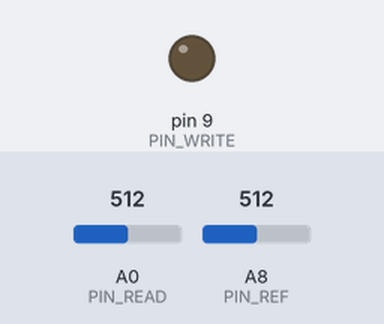
The sketch below on a simulated Arduino Mega 2560, built with avr-gcc and run on an emulated ATmega2560. Parts: output pins drawn as LEDs (lit = HIGH). Inputs (shaded band) come from the test bench; at power-on: A0 (PIN_READ) = 512, A8 (PIN_REF) = 512. What the sketch prints to the serial monitor is not drawn.

Above: at 1.2 s.
1.3 s: A0 (PIN_READ) set to 306
At 2.1 s:
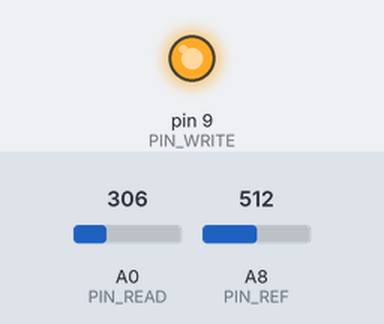
2.8 s: A8 (PIN_REF) set to 396
4.3 s: A8 (PIN_REF) set to 378
7.3 s: A8 (PIN_REF) set to 306
At 7.8 s:
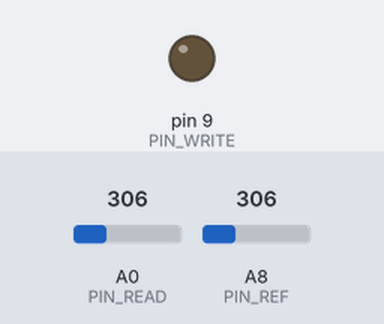
8.8 s: A8 (PIN_REF) set to 1023
At 10.2 s:
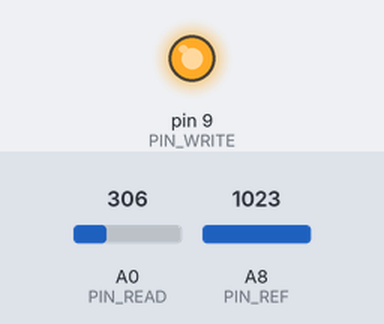
Timing chart, 0 to 11.8 s (numbered marks = the images above; inputs shaded):
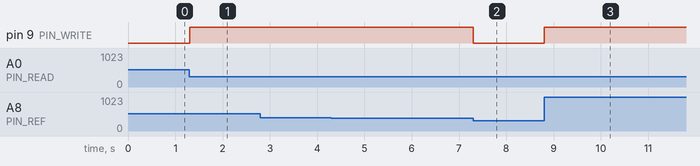

Measured:
- after the input at 1.3 s, pin 9 (PIN_WRITE): LOW → HIGH at once
- after the input at 7.3 s, pin 9 (PIN_WRITE): HIGH → LOW at once
- after the input at 8.8 s, pin 9 (PIN_WRITE): LOW → HIGH at once

The sketch:

PID_controller_code.ino
```cpp
#include <Arduino.h>

#define Kd 3
#define Kp 3.5
#define Ki 0.5

#define SAMPLE_TIME 100

#define P_ON 1
#define D_ON 1
#define I_ON 1

// #define REFERENCE 200
#define PIN_READ A0
#define PIN_WRITE 9
#define PIN_REF A8
// 25k ohm buio
// 100 ohm luce
double REFERENCE;
unsigned long lastTime;

double PID_Compute(double read, unsigned long timeChange, double prev_read)
{
  double error = REFERENCE - read;
  double prev_error = REFERENCE - prev_read;
  double e_p = 0;
  double e_d = 0;
  double e_i = 0;
  double output = 0;

  // Compute proportional
  if (P_ON)
  {
    e_p = Kp * error;
    output += e_p;
  }
  // compute incremento finito
  if (D_ON)
  {
    e_d = (error - prev_error) / ((double)timeChange) * Kd * SAMPLE_TIME;
    output += e_d;
  }
  // compute integrative error
  if (I_ON)
  {
    e_i = e_i + (error) * ((double)timeChange) * Ki/SAMPLE_TIME;
    if (abs(error)<6){
      e_i = 0;
    }
    output += e_i;
  }
  output = constrain(output, 0, 255);
  return output;
}

void getREF()
{
  REFERENCE = analogRead(PIN_REF);
  REFERENCE = map(REFERENCE, 0, 1023, 0, 255);
  REFERENCE = constrain(REFERENCE, 0, 255);
}

double getREAD()
{
  double read;
  read = analogRead(PIN_READ);
  read = map(read, 20, 900, 0, 255);
  read = constrain(read, 0, 255);
  return read;
}


void setup()
{
  // put your setup code here, to run once:
  Serial.begin(250000);
}

void loop()
{

  // get current time
  static double prev_read = 0;
  unsigned long now = millis();
  unsigned long timeChange = (now - lastTime);
  if (timeChange >= SAMPLE_TIME)
  {
    double read = getREAD();
    getREF();
    int command = PID_Compute(read, timeChange, prev_read);
    analogWrite(PIN_WRITE, command);
    prev_read = read;
    Serial.print(read);
    Serial.print(",");
    Serial.print(REFERENCE);
    Serial.print(",");
    Serial.println(command);
    // Write from 0 to 255
    analogWrite(PIN_WRITE, command);
  }
}
```
